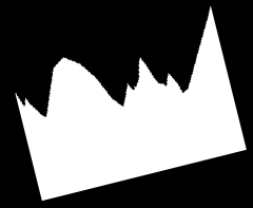
#> input picture test_sets/set0/0.png, 253 x 208 px; its folder holds only this picture in this run
$ python main.py
#> lines starting #> are read from the running program, lines starting #| are printed output that depends on the picture; after the words box and inside, x2 and y2 are one past the last pixel; in counts of white or black regions, pixels touching at a corner belong together
#> in get_image_characteristic, image is the input picture: shape (208, 253); min 0, max 255, mean 103.7
import numpy as np

from scipy.spatial.distance import euclidean

from skimage.io import imread
from skimage.filters import threshold_otsu
from skimage.feature import canny
from skimage.transform import probabilistic_hough_line, rotate, resize
from skimage.morphology import skeletonize

THRESHOLD = 150
SET_RANGES = [6, 20, 20, 20, 20, 200, 200, 20, 100]


# [33 lines left out: functions is_upside_down, get_rotation_for_vertical, not called in this run]


def get_line(image):
    thresh = threshold_otsu(image)
#> thresh = 127
    normalize = image > thresh
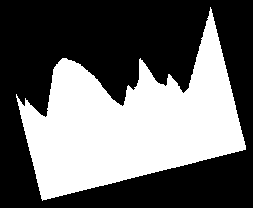
#> normalize: shape (208, 253) bool; 40.7% white; 1 white region, box (x1, y1, x2, y2) and area: (16, 7, 246, 201) 21392

    edges = canny(normalize, 1.5)
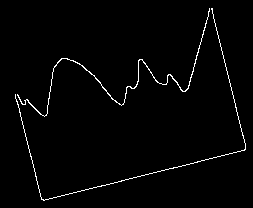
#> edges: shape (208, 253) bool; 1.8% white in thin lines or dots, all inside (x1, y1, x2, y2) = (15, 8, 246, 201)

    min_line_length = int(min(image.shape) / 2)
#> min_line_length = 104

    lines = []
    while not lines:
        lines = probabilistic_hough_line(edges, seed=16, line_length=min_line_length, line_gap=3)
        min_line_length = int(min_line_length * 0.9)

    longest_line = None
    longest_line_distance = 0.0

    for line in lines:
        point_a, point_b = line
        distance = euclidean(point_a, point_b)

        if longest_line_distance < distance:
            longest_line = line
            longest_line_distance = distance
#> this loop made 3 passes
#> (distance, longest_line, longest_line_distance) on pass 1: (207.1, ((43, 200), (244, 150)), 207.1)
#> (point_a, point_b, distance) on passes 2 to 3: ((245, 146), (211, 8), 142.1), ((41, 199), (15, 94), 108.2)
#> after the loop, longest_line_distance = 207.1

    return longest_line


def get_rotation(image):
    line = get_line(image)
#> line = ((43, 200), (244, 150))
    (x1, y1), (x2, y2) = line
#> x1 = 43; y1 = 200; x2 = 244; y2 = 150

    rad_angle2 = np.arctan2(y2-y1, x2-x1)
#> rad_angle2 = -0.244

    rotation = np.degrees(rad_angle2)
#> rotation = -13.97
    return rotation


def rotate_image(image):
    rotation = get_rotation(image)
#> rotation = -13.97
    rotated = rotate(image, rotation, resize=True)
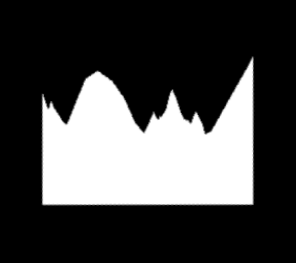
#> rotated: shape (263, 296) float64; min 0, max 1, mean 0.275
    return rotated


def trim_image(image):
    trimmed = image[:, ~np.all(image < 0.5, axis=0)]
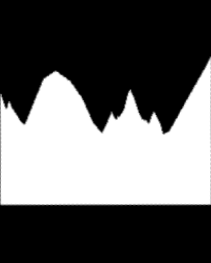
#> trimmed: shape (263, 211) float64; min 0, max 1, mean 0.384
    trimmed = trimmed[~np.all(trimmed < 0.5, axis=1)]
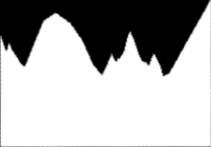
#> trimmed: shape (147, 211) float64; min 0, max 1, mean 0.687
    trimmed = trimmed[~np.all(trimmed > 0.0, axis=1)]
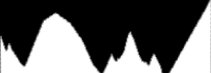
#> trimmed: shape (73, 211) float64; min 0, max 1, mean 0.378
    return trimmed

def fix_upside_down(image):
    if np.count_nonzero(image[0, :]) > image.shape[1]/2:
        return np.flip(image)
    else:
        return image

def binarize_image(image):
    binary = image.copy()
    binary[binary > 0.5] = 1.0
    binary[binary <= 0.5] = 0.0
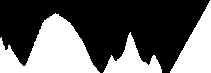
#> binary: shape (73, 211) float64; values 0 (black) and 1 (white), 38% white; 3 white regions, box (x1, y1, x2, y2) and area: (0, 13, 100, 73) 3291, (170, 0, 211, 73) 1539, (103, 32, 162, 73) 1021
    return binary


def approximate_values(image, bins=5):
#> called with bins = 10
    max_value = 100
    normalized_ratio = 100./image.shape[0]
#> normalized_ratio = 1.37
    previous_value = 0.
    values = []

    for i in range(image.shape[1]):
        column = image[:, i]

        if np.any(column):
            current_value = max_value - np.argmax(column)*normalized_ratio
        else:
            current_value = previous_value

        values.append(current_value)

        previous_value = current_value
#> this loop made 211 passes
#> (current_value, previous_value) on passes 1 to 12: (47.95, 47.95), (49.32, 49.32), (43.84, 43.84), (38.36, 38.36), (36.99, 36.99), (31.51, 31.51), (31.51, 31.51), (32.88, 32.88), (38.36, 38.36), (38.36, 38.36), (36.99, 36.99), (32.88, 32.88)
#> current_value on passes 61 to 66: 78.08, 76.71, 76.71, 75.34, 73.97, 73.97
#> after the loop, values = 211 values, max 100 at index 210, min 1.37 at index 99, mean 38.21

    chunks = np.array_split(values, bins)
#> chunks = 10 items

    approximated_values = []
    inverted_approximated_values = []

    for chunk in chunks:
        median = np.median(chunk)

        approximated_values.append(median)
        inverted_approximated_values.append(max_value - median)
#> this loop made 10 passes
#> median on passes 1 to 10: 31.51, 34.25, 78.08, 60.27, 8.22, 20.55, 31.51, 12.33, 24.66, 75.34
#> after the loop, approximated_values = [31.51, 34.25, 78.08, 60.27, 8.22, 20.55, 31.51, 12.33, 24.66, 75.34]; inverted_approximated_values = [68.49, 65.75, 21.92, 39.73, 91.78, 79.45, 68.49, 87.67, 75.34, 24.66]

    inverted_approximated_values.reverse()

    return approximated_values, inverted_approximated_values


def get_image_characteristic(set_number, image_number):
    image = imread(f'test_sets/set{set_number}/{image_number}.png')

    rotated = rotate_image(image)
    trimmed = trim_image(rotated)
    fixed = fix_upside_down(trimmed)
    binary = binarize_image(fixed)

    approximated_values, inverted_approximated_values = approximate_values(binary, 10)
#> inverted_approximated_values = [24.66, 75.34, 87.67, 68.49, 79.45, 91.78, 39.73, 21.92, 65.75, 68.49]

    return approximated_values, inverted_approximated_values


def get_images_characteristics(set_number):
    characteristics = []
    set_range = SET_RANGES[set_number]

    for image_number in range(set_range):
        av, iav = get_image_characteristic(set_number, image_number)
#> av has the same summary as approximated_values in approximate_values; iav has the same summary as inverted_approximated_values in get_image_characteristic
        characteristics.append((image_number, av, iav))

    return characteristics

# [58 lines left out: functions compare_characteristics, get_correct_results, compare_results, not called in this run]


def test_set(set_number):
    characteristics = get_images_characteristics(set_number)

    results = compare_characteristics(characteristics, ranking_len=15)
    correct_results = get_correct_results(set_number)

    correct, results_number, incorrect_ids = compare_results(results, correct_results)

    print(f"Set number {set_number}")
    print(f"Score: {correct}/{results_number}")
    print("Incorrect ids:", incorrect_ids)
    print()


def test_sets(sets_range):
    for set_number in range(sets_range):
        test_set(set_number)


if __name__ == "__main__":
#> (the run stopped early here; a loop or call above may not have finished)

$ run again, on test_sets/set1/0.png
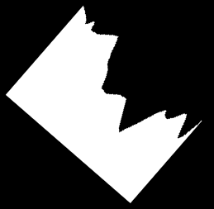
#> input picture test_sets/set1/0.png, 214 x 209 px, found by its file name
#> in get_image_characteristic, image is the input picture: shape (209, 214); min 0, max 255, mean 83.4
#> thresh = 126
#> normalize: shape (209, 214) bool; 32.7% white; 1 white region, box (x1, y1, x2, y2) and area: (6, 7, 201, 203) 14630
#> in get_line, `edges = canny(normalize, 1.5)`:
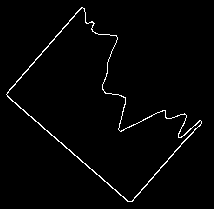
#> edges: shape (209, 214) bool; 1.9% white in thin lines or dots, all inside (x1, y1, x2, y2) = (6, 7, 202, 202)
#> the loop in get_line, `while not lines:` made 1 pass
#> lines on pass 1: [((128, 201), (7, 96))]
#> the loop in get_line, `for line in lines:` made 1 pass
#> (distance, longest_line, longest_line_distance) on pass 1: (160.2, ((128, 201), (7, 96)), 160.2)
#> after the loop in get_line, `for line in lines:`: longest_line_distance = 160.2
#> in get_rotation, `line = get_line(image)`: line = ((128, 201), (7, 96))
#> x1 = 128; y1 = 201; x2 = 7; y2 = 96
#> rad_angle2 = -2.43
#> in get_rotation, `rotation = np.degrees(rad_angle2)`: rotation = -139
#> in binarize_image, `binary[binary <= 0.5] = 0.0`:
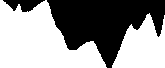
#> binary: shape (68, 165) float64; values 0 (black) and 1 (white), 57.6% white; 2 black regions, box (x1, y1, x2, y2) and area: (47, 0, 165, 68) 4462, (3, 0, 45, 12) 293
#> the loop in approximate_values, `for i in range(image.shape[1]):` made 165 passes
#> (current_value, previous_value) on passes 1 to 8: (100, 100), (100, 100), (100, 100), (98.53, 98.53), (97.06, 97.06), (97.06, 97.06), (94.12, 94.12), (94.12, 94.12)
#> after the loop in approximate_values, `for i in range(image.shape[1]):`: values = 165 values, max 100 at index 0, min 1.47 at index 106, mean 57.66
#> chunks = 10 items
#> the loop in approximate_values, `for chunk in chunks:` made 10 passes
#> median on passes 1 to 8: 92.65, 83.82, 95.59, 55.88, 27.94, 37.5, 6.62, 48.53
#> after the loop in approximate_values, `for chunk in chunks:`: approximated_values = [92.65, 83.82, 95.59, 55.88, 27.94, 37.5, 6.62, 48.53, 62.5, 62.5]; inverted_approximated_values = [7.35, 16.18, 4.41, 44.12, 72.06, 62.5, 93.38, 51.47, 37.5, 37.5]
#> in get_image_characteristic, `approximated_values, inverted_approximated_values = approximate_values..`: inverted_approximated_values = [37.5, 37.5, 51.47, 93.38, 62.5, 72.06, 44.12, 4.41, 16.18, 7.35]
#> av has the same summary as approximated_values in approximate_values; iav has the same summary as inverted_approximated_values in get_image_characteristic
